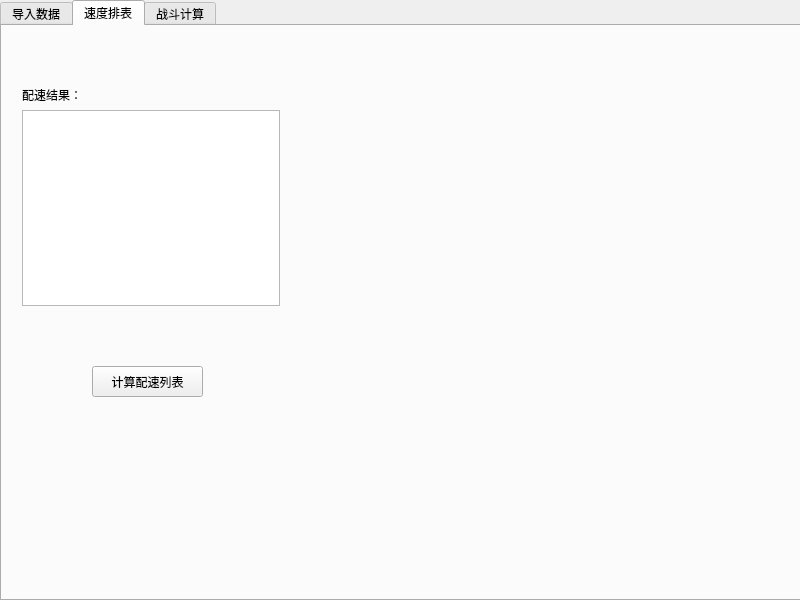
<?xml version="1.0" encoding="UTF-8"?>
<ui version="4.0">
 <class>Widget</class>
 <widget class="QWidget" name="Widget">
  <property name="geometry">
   <rect>
    <x>0</x>
    <y>0</y>
    <width>800</width>
    <height>600</height>
   </rect>
  </property>
  <property name="windowTitle">
   <string>Widget</string>
  </property>
  <widget class="QTabWidget" name="tabWidget">
   <property name="geometry">
    <rect>
     <x>0</x>
     <y>0</y>
     <width>811</width>
     <height>601</height>
    </rect>
   </property>
   <property name="whatsThis">
    <string>&lt;html&gt;&lt;head/&gt;&lt;body&gt;&lt;p&gt;导入数据&lt;/p&gt;&lt;/body&gt;&lt;/html&gt;</string>
   </property>
   <property name="currentIndex">
    <number>1</number>
   </property>
   <widget class="QWidget" name="tab_3">
    <attribute name="title">
     <string>导入数据</string>
    </attribute>
    <widget class="QLabel" name="label_9">
     <property name="geometry">
      <rect>
       <x>470</x>
       <y>70</y>
       <width>121</width>
       <height>19</height>
      </rect>
     </property>
     <property name="text">
      <string>现在你正在编辑：第</string>
     </property>
    </widget>
    <widget class="QPushButton" name="pushButton">
     <property name="geometry">
      <rect>
       <x>60</x>
       <y>460</y>
       <width>92</width>
       <height>28</height>
      </rect>
     </property>
     <property name="text">
      <string>下一个数据</string>
     </property>
    </widget>
    <widget class="QPushButton" name="pushButton_3">
     <property name="geometry">
      <rect>
       <x>200</x>
       <y>460</y>
       <width>111</width>
       <height>24</height>
      </rect>
     </property>
     <property name="text">
      <string>保存数据</string>
     </property>
    </widget>
    <widget class="QLabel" name="label_10">
     <property name="geometry">
      <rect>
       <x>640</x>
       <y>70</y>
       <width>31</width>
       <height>16</height>
      </rect>
     </property>
     <property name="text">
      <string>名</string>
     </property>
    </widget>
    <widget class="QLabel" name="label_11">
     <property name="geometry">
      <rect>
       <x>730</x>
       <y>70</y>
       <width>54</width>
       <height>16</height>
      </rect>
     </property>
     <property name="text">
      <string>数据</string>
     </property>
    </widget>
    <widget class="QSpinBox" name="spinBox">
     <property name="geometry">
      <rect>
       <x>580</x>
       <y>60</y>
       <width>50</width>
       <height>28</height>
      </rect>
     </property>
     <property name="minimum">
      <number>1</number>
     </property>
    </widget>
    <widget class="QComboBox" name="comboBox_2">
     <property name="geometry">
      <rect>
       <x>660</x>
       <y>60</y>
       <width>71</width>
       <height>27</height>
      </rect>
     </property>
     <item>
      <property name="text">
       <string>PL</string>
      </property>
     </item>
     <item>
      <property name="text">
       <string>敌人</string>
      </property>
     </item>
    </widget>
    <widget class="QPushButton" name="pushButton_2">
     <property name="geometry">
      <rect>
       <x>340</x>
       <y>460</y>
       <width>92</width>
       <height>28</height>
      </rect>
     </property>
     <property name="text">
      <string>读取数据</string>
     </property>
    </widget>
    <widget class="QWidget" name="">
     <property name="geometry">
      <rect>
       <x>10</x>
       <y>80</y>
       <width>431</width>
       <height>331</height>
      </rect>
     </property>
     <layout class="QGridLayout" name="gridLayout_2">
      <item row="4" column="3">
       <widget class="QLineEdit" name="lineEdit_9"/>
      </item>
      <item row="1" column="2">
       <widget class="QLabel" name="label_4">
        <property name="text">
         <string>血量</string>
        </property>
       </widget>
      </item>
      <item row="5" column="2">
       <widget class="QLabel" name="label_7">
        <property name="text">
         <string>法抗</string>
        </property>
       </widget>
      </item>
      <item row="1" column="1">
       <widget class="QLineEdit" name="lineEdit_5"/>
      </item>
      <item row="1" column="0">
       <widget class="QLabel" name="label_2">
        <property name="text">
         <string>敌人数量</string>
        </property>
       </widget>
      </item>
      <item row="6" column="2">
       <widget class="QLabel" name="label_8">
        <property name="text">
         <string>SP（PL特有数据）</string>
        </property>
       </widget>
      </item>
      <item row="0" column="2">
       <widget class="QLabel" name="label_3">
        <property name="text">
         <string>名字</string>
        </property>
       </widget>
      </item>
      <item row="3" column="2">
       <widget class="QLabel" name="label_5">
        <property name="text">
         <string>速度/先攻</string>
        </property>
       </widget>
      </item>
      <item row="0" column="1">
       <widget class="QLineEdit" name="lineEdit_4"/>
      </item>
      <item row="4" column="2">
       <widget class="QLabel" name="label_6">
        <property name="text">
         <string>物抗</string>
        </property>
       </widget>
      </item>
      <item row="0" column="3">
       <widget class="QLineEdit" name="lineEdit_6"/>
      </item>
      <item row="6" column="3">
       <widget class="QLineEdit" name="lineEdit_11"/>
      </item>
      <item row="5" column="3">
       <widget class="QLineEdit" name="lineEdit_10"/>
      </item>
      <item row="3" column="3">
       <widget class="QLineEdit" name="lineEdit_8"/>
      </item>
      <item row="1" column="3">
       <widget class="QLineEdit" name="lineEdit_7"/>
      </item>
      <item row="0" column="0">
       <widget class="QLabel" name="label">
        <property name="text">
         <string>PL数量</string>
        </property>
       </widget>
      </item>
     </layout>
    </widget>
    <widget class="QWidget" name="">
     <property name="geometry">
      <rect>
       <x>480</x>
       <y>100</y>
       <width>258</width>
       <height>220</height>
      </rect>
     </property>
     <layout class="QVBoxLayout" name="verticalLayout_7">
      <item>
       <widget class="QLabel" name="label_64">
        <property name="text">
         <string>PL数据：</string>
        </property>
       </widget>
      </item>
      <item>
       <widget class="QTextBrowser" name="textBrowser"/>
      </item>
     </layout>
    </widget>
    <widget class="QWidget" name="">
     <property name="geometry">
      <rect>
       <x>480</x>
       <y>340</y>
       <width>258</width>
       <height>220</height>
      </rect>
     </property>
     <layout class="QVBoxLayout" name="verticalLayout_8">
      <item>
       <widget class="QLabel" name="label_65">
        <property name="text">
         <string>敌人数据：</string>
        </property>
       </widget>
      </item>
      <item>
       <widget class="QTextBrowser" name="textBrowser_13"/>
      </item>
     </layout>
    </widget>
   </widget>
   <widget class="QWidget" name="tab">
    <attribute name="title">
     <string>速度排表</string>
    </attribute>
    <widget class="QPushButton" name="pushButton_4">
     <property name="geometry">
      <rect>
       <x>90</x>
       <y>340</y>
       <width>111</width>
       <height>31</height>
      </rect>
     </property>
     <property name="text">
      <string>计算配速列表</string>
     </property>
    </widget>
    <widget class="QWidget" name="">
     <property name="geometry">
      <rect>
       <x>20</x>
       <y>60</y>
       <width>258</width>
       <height>220</height>
      </rect>
     </property>
     <layout class="QVBoxLayout" name="verticalLayout_3">
      <item>
       <widget class="QLabel" name="label_12">
        <property name="text">
         <string>配速结果：</string>
        </property>
       </widget>
      </item>
      <item>
       <widget class="QTextBrowser" name="textBrowser_3"/>
      </item>
     </layout>
    </widget>
   </widget>
   <widget class="QWidget" name="tab_2">
    <attribute name="title">
     <string>战斗计算</string>
    </attribute>
    <widget class="QPushButton" name="pushButton_13">
     <property name="geometry">
      <rect>
       <x>110</x>
       <y>490</y>
       <width>92</width>
       <height>28</height>
      </rect>
     </property>
     <property name="text">
      <string>开始计算</string>
     </property>
    </widget>
    <widget class="QWidget" name="">
     <property name="geometry">
      <rect>
       <x>40</x>
       <y>60</y>
       <width>241</width>
       <height>411</height>
      </rect>
     </property>
     <layout class="QGridLayout" name="gridLayout">
      <item row="0" column="1">
       <widget class="QLineEdit" name="lineEdit_3"/>
      </item>
      <item row="6" column="1">
       <widget class="QLineEdit" name="lineEdit_12"/>
      </item>
      <item row="7" column="1">
       <widget class="QLineEdit" name="lineEdit_13"/>
      </item>
      <item row="9" column="0" colspan="2">
       <widget class="QCheckBox" name="checkBox_2">
        <property name="text">
         <string>造成追加攻击</string>
        </property>
        <property name="checked">
         <bool>true</bool>
        </property>
       </widget>
      </item>
      <item row="3" column="0" colspan="2">
       <widget class="QCheckBox" name="checkBox">
        <property name="enabled">
         <bool>true</bool>
        </property>
        <property name="text">
         <string>本次攻击消耗SP</string>
        </property>
        <property name="checked">
         <bool>true</bool>
        </property>
       </widget>
      </item>
      <item row="6" column="0">
       <widget class="QLabel" name="label_17">
        <property name="text">
         <string>造成伤害：</string>
        </property>
       </widget>
      </item>
      <item row="4" column="1">
       <widget class="QLineEdit" name="lineEdit">
        <property name="enabled">
         <bool>true</bool>
        </property>
        <property name="inputMethodHints">
         <set>Qt::ImhNone</set>
        </property>
       </widget>
      </item>
      <item row="0" column="0">
       <widget class="QLabel" name="label_13">
        <property name="text">
         <string>攻击者名字：</string>
        </property>
       </widget>
      </item>
      <item row="10" column="1">
       <widget class="QLineEdit" name="lineEdit_14">
        <property name="font">
         <font>
          <bold>false</bold>
         </font>
        </property>
        <property name="focusPolicy">
         <enum>Qt::StrongFocus</enum>
        </property>
        <property name="layoutDirection">
         <enum>Qt::LeftToRight</enum>
        </property>
        <property name="inputMethodHints">
         <set>Qt::ImhNone</set>
        </property>
        <property name="cursorMoveStyle">
         <enum>Qt::LogicalMoveStyle</enum>
        </property>
       </widget>
      </item>
      <item row="10" column="0">
       <widget class="QLabel" name="label_19">
        <property name="maximumSize">
         <size>
          <width>16777210</width>
          <height>16777215</height>
         </size>
        </property>
        <property name="inputMethodHints">
         <set>Qt::ImhNone</set>
        </property>
        <property name="text">
         <string>追加攻击伤害：</string>
        </property>
       </widget>
      </item>
      <item row="1" column="0">
       <widget class="QLabel" name="label_14">
        <property name="text">
         <string>受击者名字：</string>
        </property>
       </widget>
      </item>
      <item row="1" column="1">
       <widget class="QLineEdit" name="lineEdit_2"/>
      </item>
      <item row="7" column="0">
       <widget class="QLabel" name="label_18">
        <property name="text">
         <string>伤害倍率：</string>
        </property>
       </widget>
      </item>
      <item row="4" column="0">
       <widget class="QLabel" name="label_15">
        <property name="enabled">
         <bool>true</bool>
        </property>
        <property name="inputMethodHints">
         <set>Qt::ImhNone</set>
        </property>
        <property name="text">
         <string>消耗SP：</string>
        </property>
       </widget>
      </item>
      <item row="2" column="0">
       <widget class="QLabel" name="label_16">
        <property name="text">
         <string>伤害类型：</string>
        </property>
       </widget>
      </item>
      <item row="2" column="1">
       <widget class="QComboBox" name="comboBox">
        <item>
         <property name="text">
          <string>物理</string>
         </property>
        </item>
        <item>
         <property name="text">
          <string>法术</string>
         </property>
        </item>
        <item>
         <property name="text">
          <string>真伤</string>
         </property>
        </item>
       </widget>
      </item>
     </layout>
    </widget>
    <widget class="QWidget" name="">
     <property name="geometry">
      <rect>
       <x>330</x>
       <y>300</y>
       <width>258</width>
       <height>220</height>
      </rect>
     </property>
     <layout class="QVBoxLayout" name="verticalLayout">
      <item>
       <widget class="QLabel" name="label_21">
        <property name="text">
         <string>状态一览：</string>
        </property>
       </widget>
      </item>
      <item>
       <widget class="QTextBrowser" name="textBrowser_5"/>
      </item>
     </layout>
    </widget>
    <widget class="QWidget" name="">
     <property name="geometry">
      <rect>
       <x>330</x>
       <y>20</y>
       <width>258</width>
       <height>220</height>
      </rect>
     </property>
     <layout class="QVBoxLayout" name="verticalLayout_2">
      <item>
       <widget class="QLabel" name="label_20">
        <property name="text">
         <string>战斗日志：</string>
        </property>
       </widget>
      </item>
      <item>
       <widget class="QTextBrowser" name="textBrowser_4"/>
      </item>
     </layout>
    </widget>
   </widget>
  </widget>
 </widget>
 <resources/>
 <connections>
  <connection>
   <sender>checkBox</sender>
   <signal>toggled(bool)</signal>
   <receiver>label_15</receiver>
   <slot>setVisible(bool)</slot>
   <hints>
    <hint type="sourcelabel">
     <x>107</x>
     <y>222</y>
    </hint>
    <hint type="destinationlabel">
     <x>48</x>
     <y>260</y>
    </hint>
   </hints>
  </connection>
  <connection>
   <sender>checkBox_2</sender>
   <signal>clicked(bool)</signal>
   <receiver>label_19</receiver>
   <slot>setVisible(bool)</slot>
   <hints>
    <hint type="sourcelabel">
     <x>427</x>
     <y>105</y>
    </hint>
    <hint type="destinationlabel">
     <x>412</x>
     <y>161</y>
    </hint>
   </hints>
  </connection>
  <connection>
   <sender>checkBox_2</sender>
   <signal>clicked(bool)</signal>
   <receiver>lineEdit_14</receiver>
   <slot>setVisible(bool)</slot>
   <hints>
    <hint type="sourcelabel">
     <x>427</x>
     <y>105</y>
    </hint>
    <hint type="destinationlabel">
     <x>528</x>
     <y>156</y>
    </hint>
   </hints>
  </connection>
  <connection>
   <sender>checkBox</sender>
   <signal>toggled(bool)</signal>
   <receiver>lineEdit</receiver>
   <slot>setVisible(bool)</slot>
   <hints>
    <hint type="sourcelabel">
     <x>107</x>
     <y>222</y>
    </hint>
    <hint type="destinationlabel">
     <x>148</x>
     <y>262</y>
    </hint>
   </hints>
  </connection>
  <connection>
   <sender>pushButton</sender>
   <signal>clicked(bool)</signal>
   <receiver>spinBox</receiver>
   <slot>stepUp()</slot>
   <hints>
    <hint type="sourcelabel">
     <x>377</x>
     <y>536</y>
    </hint>
    <hint type="destinationlabel">
     <x>606</x>
     <y>126</y>
    </hint>
   </hints>
  </connection>
 </connections>
</ui>
